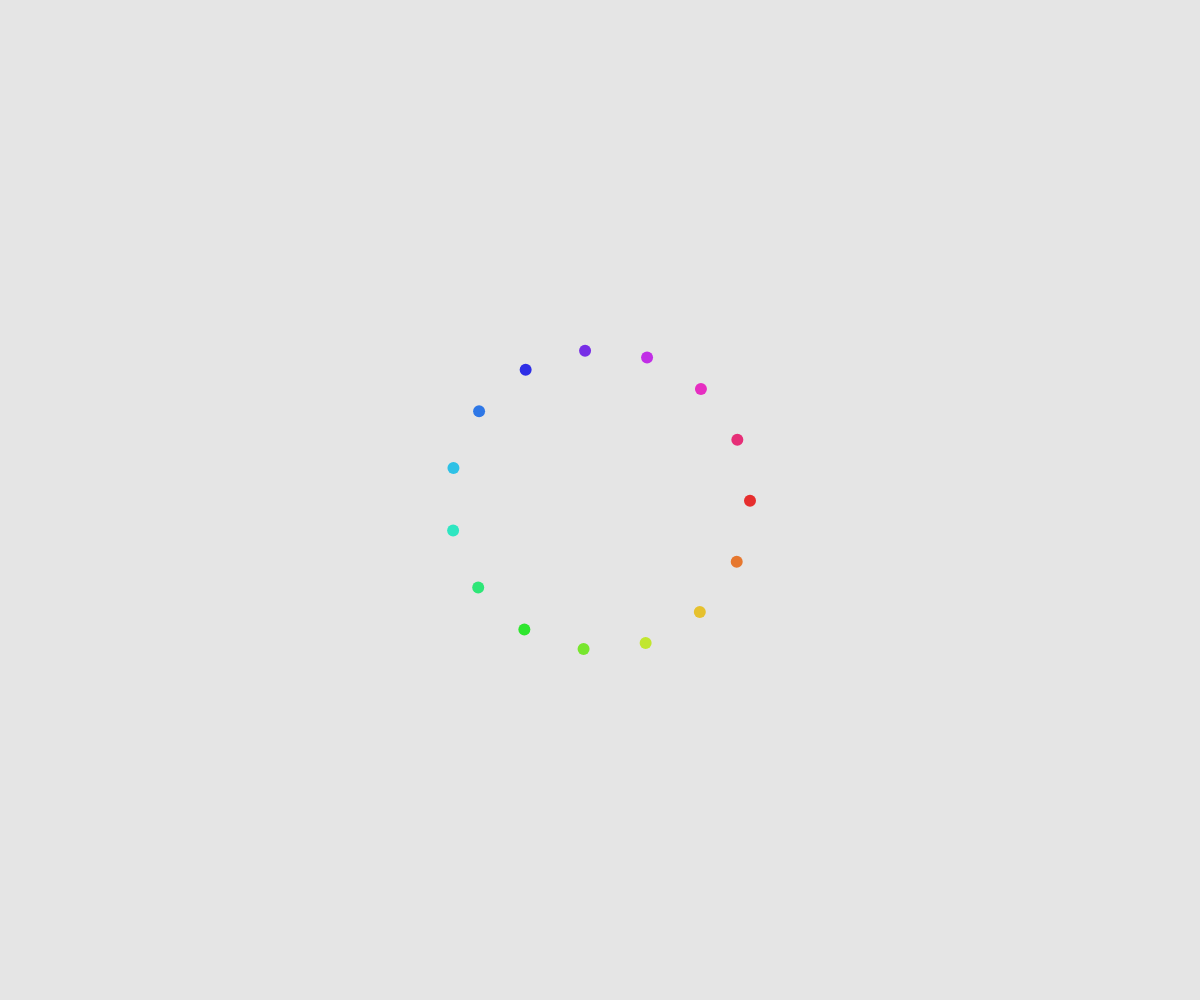
Frame 1 (no input)
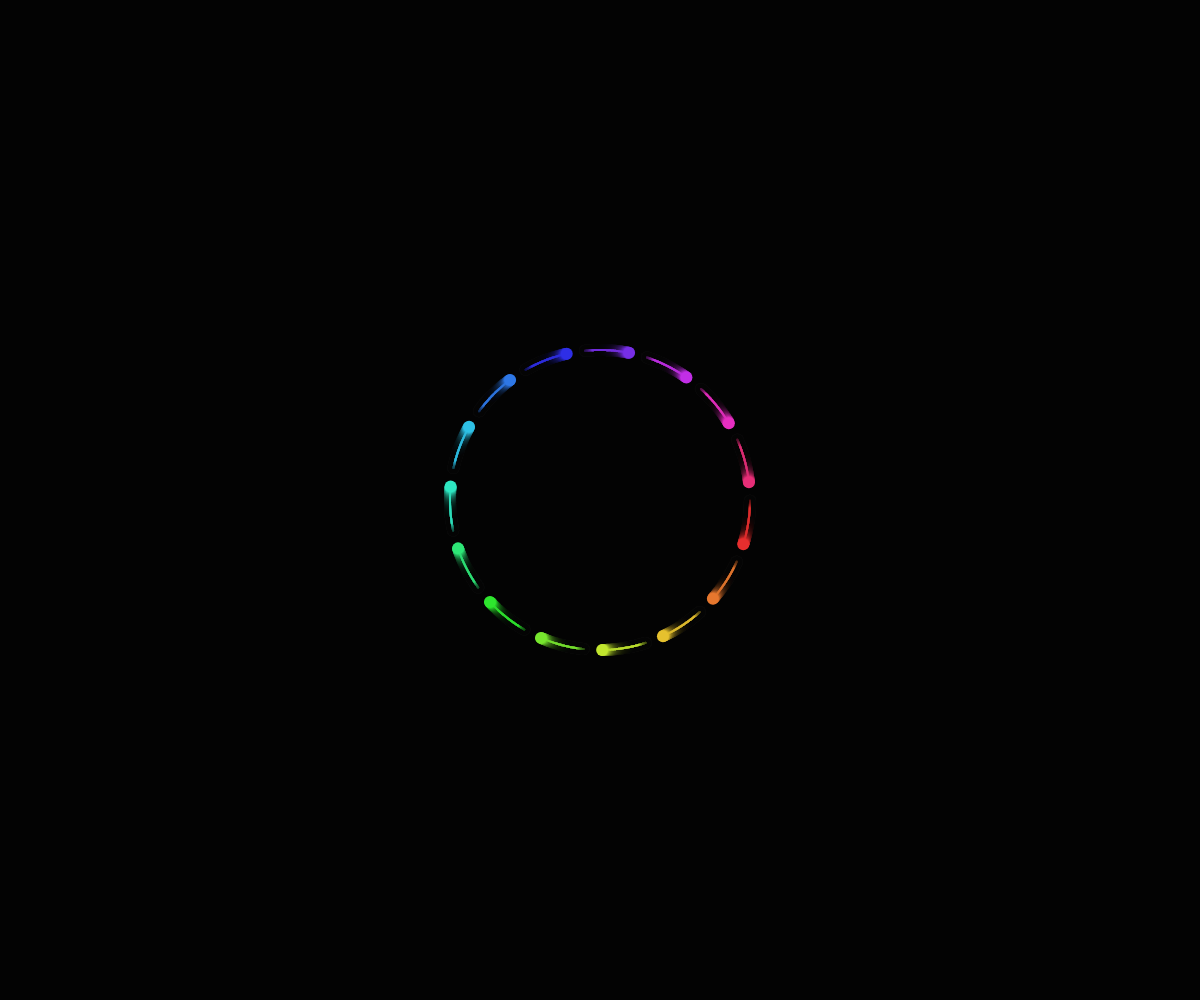
Frame 60 (no input)
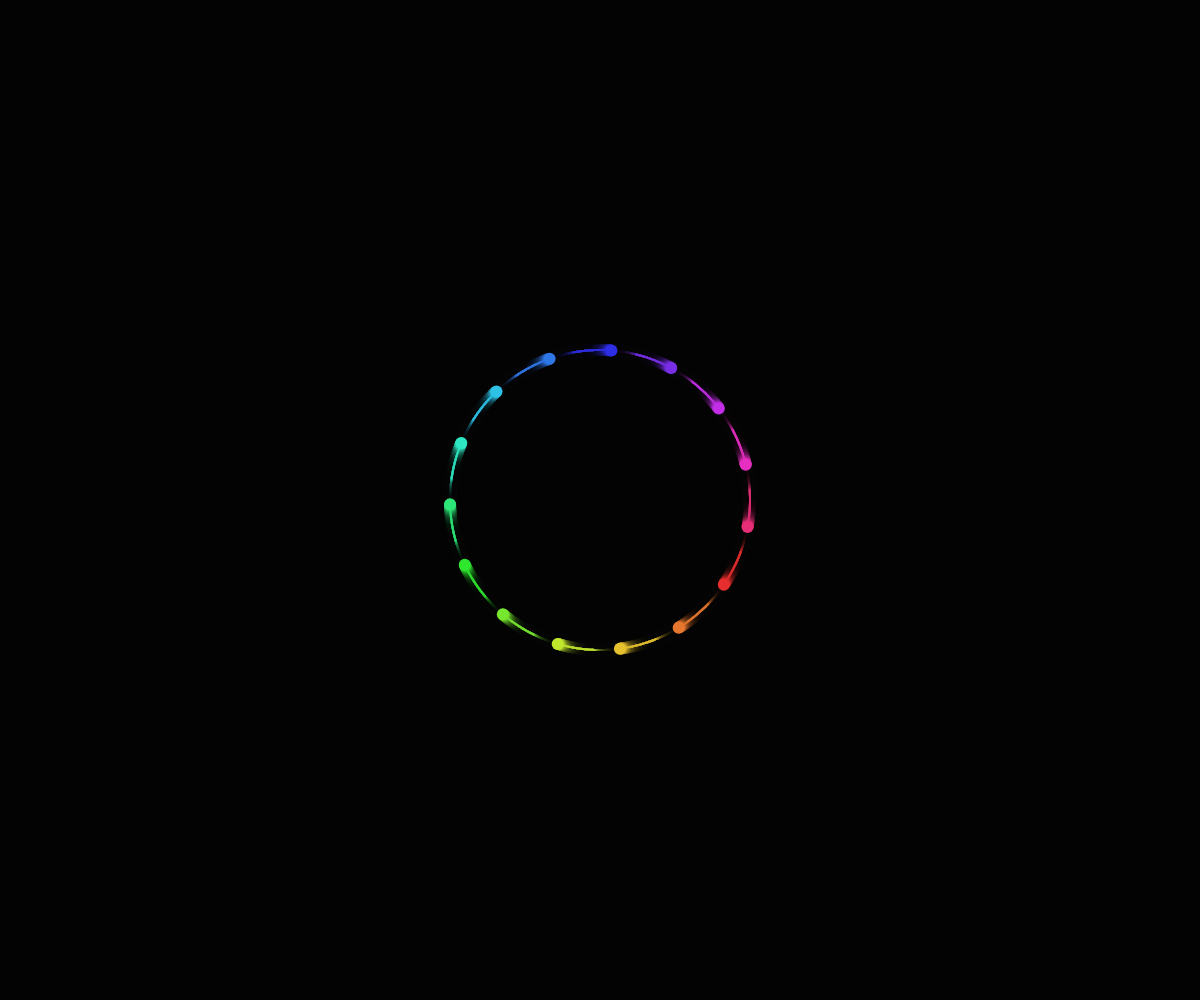
Frame 120 (the mouse pressed at the canvas centre since frame 60)

The p5.js sketch that drew these frames (run headless with seeded random() and noise() and a simulated clock; from frame 60 on, the mouse is pressed at the canvas centre):

// p5.js sketch
// ── sketch.js
let particles = [];
const numParticles = 15;
const orbitRadius = 150;
const orbitSpeed = 0.005;
let time = 0;

function setup() {
  createCanvas(windowWidth, windowHeight);
  colorMode(HSB, 360, 100, 100, 1);
  
  // Initialize particles in circular orbits
  for (let i = 0; i < numParticles; i++) {
    const angle = map(i, 0, numParticles, 0, TWO_PI);
    const x = width/2 + cos(angle) * orbitRadius;
    const y = height/2 + sin(angle) * orbitRadius;
    
    particles.push({
      x: x,
      y: y,
      vx: 0,
      vy: 0,
      hue: map(i, 0, numParticles, 0, 360),
      trail: []
    });
  }
}

function draw() {
  // Semi-transparent background to create fade effect
  background(0, 0, 0, 0.1);
  
  time += orbitSpeed;
  
  for (let i = 0; i < particles.length; i++) {
    const p = particles[i];
    
    // Update position in circular orbit
    const angle = time + map(i, 0, numParticles, 0, TWO_PI);
    p.x = width/2 + cos(angle) * orbitRadius;
    p.y = height/2 + sin(angle) * orbitRadius;
    
    // Add current position to trail
    p.trail.push({x: p.x, y: p.y});
    
    // Limit trail length
    if (p.trail.length > 50) {
      p.trail.shift();
    }
    
    // Draw trail
    noFill();
    stroke(p.hue, 80, 90, 0.7);
    strokeWeight(2);
    beginShape();
    for (let j = 0; j < p.trail.length; j++) {
      const point = p.trail[j];
      vertex(point.x, point.y);
    }
    endShape();
    
    // Draw particle
    noStroke();
    fill(p.hue, 80, 90, 1);
    ellipse(p.x, p.y, 12, 12);
  }
}

function windowResized() {
  resizeCanvas(windowWidth, windowHeight);
}
